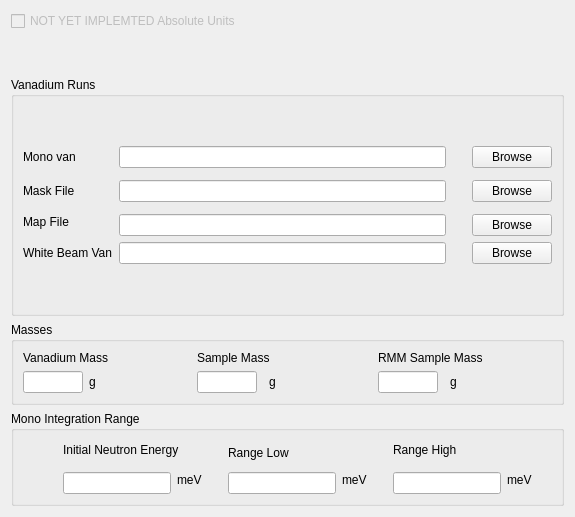
     <widget class="QWidget" name="tab" >
      <attribute name="title" >
       <string>Absolute Units</string>
      </attribute>
      <layout class="QGridLayout" name="gridLayout_13" >
       <item row="0" column="0" >
        <widget class="QCheckBox" name="ckRunAbsol" >
         <property name="enabled" >
          <bool>false</bool>
         </property>
         <property name="text" >
          <string>NOT YET IMPLEMTED Absolute Units</string>
         </property>
         <property name="checked" >
          <bool>false</bool>
         </property>
        </widget>
       </item>
       <item row="3" column="0" >
        <widget class="QGroupBox" name="gbMasses" >
         <property name="sizePolicy" >
          <sizepolicy vsizetype="Expanding" hsizetype="Expanding" >
           <horstretch>0</horstretch>
           <verstretch>0</verstretch>
          </sizepolicy>
         </property>
         <property name="title" >
          <string>Masses</string>
         </property>
         <layout class="QGridLayout" name="gridLayout_11" >
          <item row="0" column="0" colspan="3" >
           <widget class="QLabel" name="leVanMass1" >
            <property name="sizePolicy" >
             <sizepolicy vsizetype="Expanding" hsizetype="Expanding" >
              <horstretch>0</horstretch>
              <verstretch>0</verstretch>
             </sizepolicy>
            </property>
            <property name="text" >
             <string>Vanadium Mass</string>
            </property>
           </widget>
          </item>
          <item row="0" column="3" colspan="4" >
           <widget class="QLabel" name="lbSamMass1" >
            <property name="sizePolicy" >
             <sizepolicy vsizetype="Expanding" hsizetype="Expanding" >
              <horstretch>0</horstretch>
              <verstretch>0</verstretch>
             </sizepolicy>
            </property>
            <property name="text" >
             <string>Sample Mass</string>
            </property>
           </widget>
          </item>
          <item row="0" column="7" colspan="4" >
           <widget class="QLabel" name="lbRMMMass1" >
            <property name="sizePolicy" >
             <sizepolicy vsizetype="Expanding" hsizetype="Expanding" >
              <horstretch>0</horstretch>
              <verstretch>0</verstretch>
             </sizepolicy>
            </property>
            <property name="text" >
             <string>RMM Sample Mass</string>
            </property>
           </widget>
          </item>
          <item row="2" column="0" >
           <widget class="QLineEdit" name="leVanMass" >
            <property name="sizePolicy" >
             <sizepolicy vsizetype="Fixed" hsizetype="Maximum" >
              <horstretch>0</horstretch>
              <verstretch>0</verstretch>
             </sizepolicy>
            </property>
            <property name="maximumSize" >
             <size>
              <width>60</width>
              <height>16777215</height>
             </size>
            </property>
           </widget>
          </item>
          <item row="2" column="2" >
           <spacer name="horizontalSpacer_43" >
            <property name="orientation" >
             <enum>Qt::Horizontal</enum>
            </property>
            <property name="sizeHint" stdset="0" >
             <size>
              <width>72</width>
              <height>20</height>
             </size>
            </property>
           </spacer>
          </item>
          <item row="2" column="3" >
           <widget class="QLineEdit" name="leSamMass" >
            <property name="sizePolicy" >
             <sizepolicy vsizetype="Fixed" hsizetype="Fixed" >
              <horstretch>0</horstretch>
              <verstretch>0</verstretch>
             </sizepolicy>
            </property>
            <property name="maximumSize" >
             <size>
              <width>60</width>
              <height>16777215</height>
             </size>
            </property>
           </widget>
          </item>
          <item row="2" column="6" >
           <spacer name="horizontalSpacer_42" >
            <property name="orientation" >
             <enum>Qt::Horizontal</enum>
            </property>
            <property name="sizeHint" stdset="0" >
             <size>
              <width>71</width>
              <height>20</height>
             </size>
            </property>
           </spacer>
          </item>
          <item row="2" column="7" >
           <widget class="QLineEdit" name="leRMMMass" >
            <property name="sizePolicy" >
             <sizepolicy vsizetype="Fixed" hsizetype="Fixed" >
              <horstretch>0</horstretch>
              <verstretch>0</verstretch>
             </sizepolicy>
            </property>
            <property name="maximumSize" >
             <size>
              <width>60</width>
              <height>16777215</height>
             </size>
            </property>
           </widget>
          </item>
          <item row="2" column="10" >
           <spacer name="horizontalSpacer_41" >
            <property name="orientation" >
             <enum>Qt::Horizontal</enum>
            </property>
            <property name="sizeHint" stdset="0" >
             <size>
              <width>72</width>
              <height>20</height>
             </size>
            </property>
           </spacer>
          </item>
          <item row="2" column="1" >
           <widget class="QLabel" name="leVanMass2" >
            <property name="sizePolicy" >
             <sizepolicy vsizetype="Fixed" hsizetype="Preferred" >
              <horstretch>0</horstretch>
              <verstretch>0</verstretch>
             </sizepolicy>
            </property>
            <property name="text" >
             <string>g</string>
            </property>
           </widget>
          </item>
          <item row="2" column="5" >
           <widget class="QLabel" name="lbSamMass2" >
            <property name="sizePolicy" >
             <sizepolicy vsizetype="Fixed" hsizetype="Preferred" >
              <horstretch>0</horstretch>
              <verstretch>0</verstretch>
             </sizepolicy>
            </property>
            <property name="text" >
             <string>g</string>
            </property>
           </widget>
          </item>
          <item row="2" column="9" >
           <widget class="QLabel" name="lbRMMMass2" >
            <property name="sizePolicy" >
             <sizepolicy vsizetype="Fixed" hsizetype="Preferred" >
              <horstretch>0</horstretch>
              <verstretch>0</verstretch>
             </sizepolicy>
            </property>
            <property name="text" >
             <string>g</string>
            </property>
           </widget>
          </item>
         </layout>
        </widget>
       </item>
       <item row="4" column="0" >
        <widget class="QGroupBox" name="gbInteg" >
         <property name="title" >
          <string>Mono Integration Range</string>
         </property>
         <layout class="QGridLayout" name="gridLayout_10" >
          <item rowspan="2" row="0" column="0" >
           <spacer name="horizontalSpacer_40" >
            <property name="orientation" >
             <enum>Qt::Horizontal</enum>
            </property>
            <property name="sizeHint" stdset="0" >
             <size>
              <width>14</width>
              <height>20</height>
             </size>
            </property>
           </spacer>
          </item>
          <item rowspan="2" row="0" column="1" colspan="2" >
           <widget class="QLabel" name="label_13" >
            <property name="text" >
             <string>Initial Neutron Energy </string>
            </property>
           </widget>
          </item>
          <item rowspan="2" row="0" column="6" >
           <spacer name="horizontalSpacer_38" >
            <property name="orientation" >
             <enum>Qt::Horizontal</enum>
            </property>
            <property name="sizeHint" stdset="0" >
             <size>
              <width>14</width>
              <height>20</height>
             </size>
            </property>
           </spacer>
          </item>
          <item rowspan="2" row="0" column="7" colspan="2" >
           <widget class="QLabel" name="lbVanEHigh1" >
            <property name="text" >
             <string>Range High</string>
            </property>
           </widget>
          </item>
          <item rowspan="2" row="0" column="9" >
           <spacer name="horizontalSpacer_35" >
            <property name="orientation" >
             <enum>Qt::Horizontal</enum>
            </property>
            <property name="sizeHint" stdset="0" >
             <size>
              <width>14</width>
              <height>20</height>
             </size>
            </property>
           </spacer>
          </item>
          <item row="1" column="4" colspan="2" >
           <widget class="QLabel" name="lbVanELow1" >
            <property name="text" >
             <string>Range Low</string>
            </property>
           </widget>
          </item>
          <item rowspan="2" row="2" column="2" >
           <widget class="QLabel" name="label_5" >
            <property name="text" >
             <string>meV</string>
            </property>
           </widget>
          </item>
          <item rowspan="2" row="2" column="3" >
           <spacer name="horizontalSpacer_36" >
            <property name="orientation" >
             <enum>Qt::Horizontal</enum>
            </property>
            <property name="sizeHint" stdset="0" >
             <size>
              <width>20</width>
              <height>20</height>
             </size>
            </property>
           </spacer>
          </item>
          <item rowspan="2" row="2" column="5" >
           <widget class="QLabel" name="lbVanELow2" >
            <property name="text" >
             <string>meV</string>
            </property>
           </widget>
          </item>
          <item rowspan="2" row="2" column="6" colspan="2" >
           <spacer name="horizontalSpacer_23" >
            <property name="orientation" >
             <enum>Qt::Horizontal</enum>
            </property>
            <property name="sizeHint" stdset="0" >
             <size>
              <width>14</width>
              <height>20</height>
             </size>
            </property>
           </spacer>
          </item>
          <item rowspan="2" row="2" column="8" >
           <widget class="QLabel" name="lbVanEHigh2" >
            <property name="text" >
             <string>meV</string>
            </property>
           </widget>
          </item>
          <item rowspan="2" row="2" column="9" >
           <spacer name="horizontalSpacer_34" >
            <property name="orientation" >
             <enum>Qt::Horizontal</enum>
            </property>
            <property name="sizeHint" stdset="0" >
             <size>
              <width>20</width>
              <height>20</height>
             </size>
            </property>
           </spacer>
          </item>
          <item row="3" column="0" >
           <spacer name="horizontalSpacer_39" >
            <property name="orientation" >
             <enum>Qt::Horizontal</enum>
            </property>
            <property name="sizeHint" stdset="0" >
             <size>
              <width>40</width>
              <height>20</height>
             </size>
            </property>
           </spacer>
          </item>
          <item row="3" column="1" >
           <widget class="QLineEdit" name="leVanEi" />
          </item>
          <item row="3" column="4" >
           <widget class="QLineEdit" name="leVanELow" />
          </item>
          <item row="3" column="7" >
           <widget class="QLineEdit" name="leVanEHigh" />
          </item>
         </layout>
        </widget>
       </item>
       <item row="2" column="0" >
        <widget class="QGroupBox" name="gbCalRuns" >
         <property name="title" >
          <string>Vanadium Runs</string>
         </property>
         <layout class="QGridLayout" name="gridLayout_12" >
          <item row="1" column="0" >
           <widget class="QLabel" name="label" >
            <property name="text" >
             <string>Mono van</string>
            </property>
           </widget>
          </item>
          <item row="1" column="1" >
           <widget class="QLineEdit" name="leMonoVan" />
          </item>
          <item row="1" column="3" >
           <widget class="QPushButton" name="pbAddMono" >
            <property name="text" >
             <string>Browse</string>
            </property>
           </widget>
          </item>
          <item rowspan="3" row="2" column="1" >
           <widget class="QLineEdit" name="leVanMap" />
          </item>
          <item row="5" column="1" >
           <widget class="QLineEdit" name="leVanMap_2" />
          </item>
          <item rowspan="2" row="4" column="0" >
           <widget class="QLabel" name="label_14" >
            <property name="text" >
             <string>Map File</string>
            </property>
           </widget>
          </item>
          <item row="7" column="0" >
           <widget class="QLabel" name="label_8" >
            <property name="text" >
             <string>White Beam Van</string>
            </property>
           </widget>
          </item>
          <item row="7" column="1" >
           <widget class="QLineEdit" name="leWhiteVan" />
          </item>
          <item row="7" column="3" >
           <widget class="QPushButton" name="pbAddWhite" >
            <property name="text" >
             <string>Browse</string>
            </property>
           </widget>
          </item>
          <item row="3" column="3" >
           <widget class="QPushButton" name="pbAddMap" >
            <property name="enabled" >
             <bool>true</bool>
            </property>
            <property name="text" >
             <string>Browse</string>
            </property>
           </widget>
          </item>
          <item row="5" column="3" >
           <widget class="QPushButton" name="pbAddMap_2" >
            <property name="enabled" >
             <bool>true</bool>
            </property>
            <property name="text" >
             <string>Browse</string>
            </property>
           </widget>
          </item>
          <item row="3" column="0" >
           <widget class="QLabel" name="label_9" >
            <property name="text" >
             <string>Mask File</string>
            </property>
           </widget>
          </item>
          <item row="1" column="2" >
           <spacer name="horizontalSpacer" >
            <property name="orientation" >
             <enum>Qt::Horizontal</enum>
            </property>
            <property name="sizeType" >
             <enum>QSizePolicy::Fixed</enum>
            </property>
            <property name="sizeHint" stdset="0" >
             <size>
              <width>20</width>
              <height>20</height>
             </size>
            </property>
           </spacer>
          </item>
          <item row="3" column="2" >
           <spacer name="horizontalSpacer_2" >
            <property name="orientation" >
             <enum>Qt::Horizontal</enum>
            </property>
            <property name="sizeType" >
             <enum>QSizePolicy::Fixed</enum>
            </property>
            <property name="sizeHint" stdset="0" >
             <size>
              <width>20</width>
              <height>20</height>
             </size>
            </property>
           </spacer>
          </item>
          <item row="5" column="2" >
           <spacer name="horizontalSpacer_4" >
            <property name="orientation" >
             <enum>Qt::Horizontal</enum>
            </property>
            <property name="sizeType" >
             <enum>QSizePolicy::Fixed</enum>
            </property>
            <property name="sizeHint" stdset="0" >
             <size>
              <width>20</width>
              <height>20</height>
             </size>
            </property>
           </spacer>
          </item>
          <item row="7" column="2" >
           <spacer name="horizontalSpacer_5" >
            <property name="orientation" >
             <enum>Qt::Horizontal</enum>
            </property>
            <property name="sizeType" >
             <enum>QSizePolicy::Fixed</enum>
            </property>
            <property name="sizeHint" stdset="0" >
             <size>
              <width>20</width>
              <height>20</height>
             </size>
            </property>
           </spacer>
          </item>
          <item row="0" column="1" >
           <spacer name="verticalSpacer" >
            <property name="orientation" >
             <enum>Qt::Vertical</enum>
            </property>
            <property name="sizeHint" stdset="0" >
             <size>
              <width>20</width>
              <height>40</height>
             </size>
            </property>
           </spacer>
          </item>
          <item row="8" column="1" >
           <spacer name="verticalSpacer_2" >
            <property name="orientation" >
             <enum>Qt::Vertical</enum>
            </property>
            <property name="sizeHint" stdset="0" >
             <size>
              <width>20</width>
              <height>40</height>
             </size>
            </property>
           </spacer>
          </item>
         </layout>
        </widget>
       </item>
       <item row="1" column="0" >
        <spacer name="verticalSpacer_3" >
         <property name="orientation" >
          <enum>Qt::Vertical</enum>
         </property>
         <property name="sizeHint" stdset="0" >
          <size>
           <width>20</width>
           <height>40</height>
          </size>
         </property>
        </spacer>
       </item>
      </layout>
     </widget>
